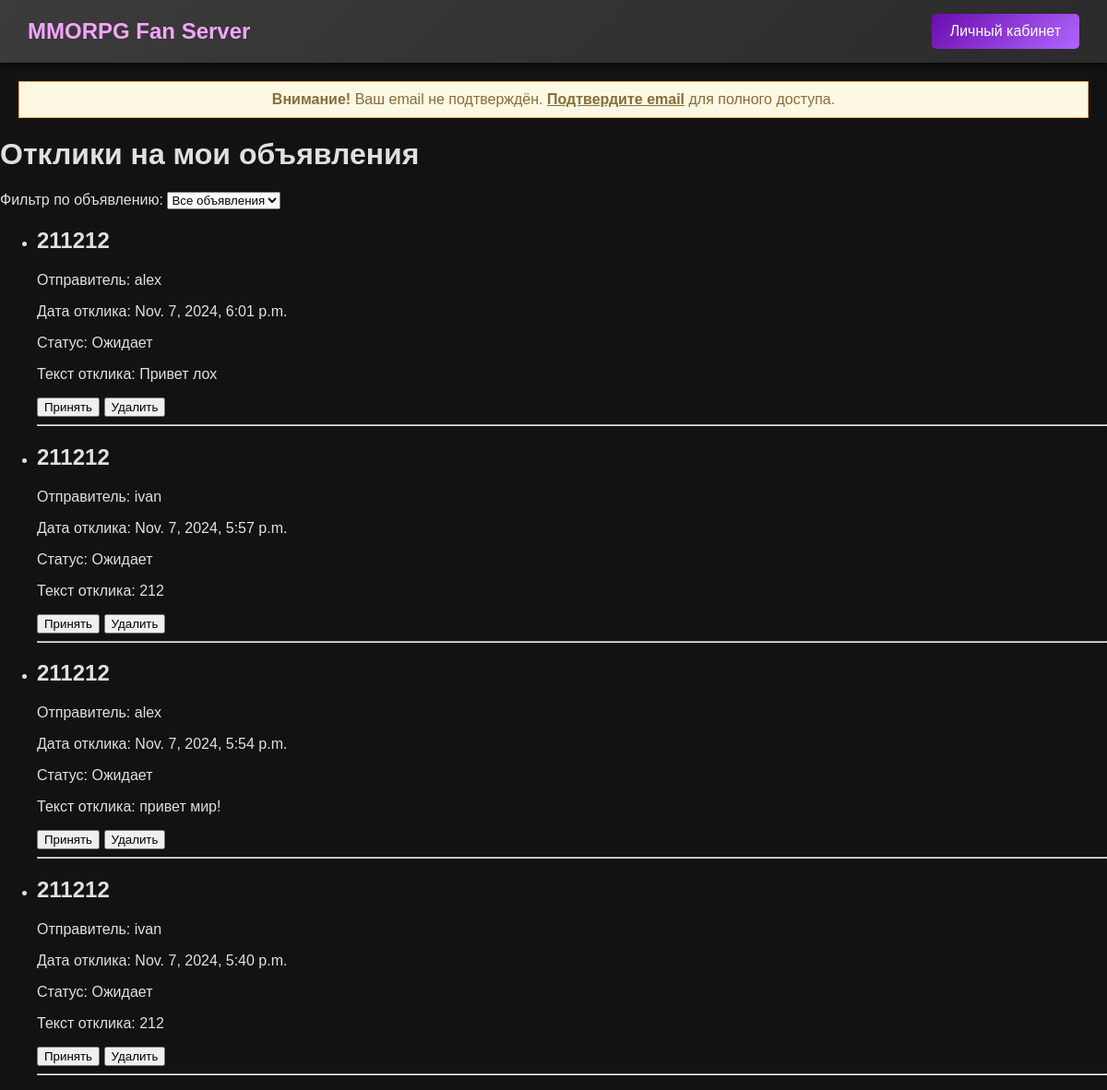
/my-responses/ (signed in), run on an earlier commit of the app's database.
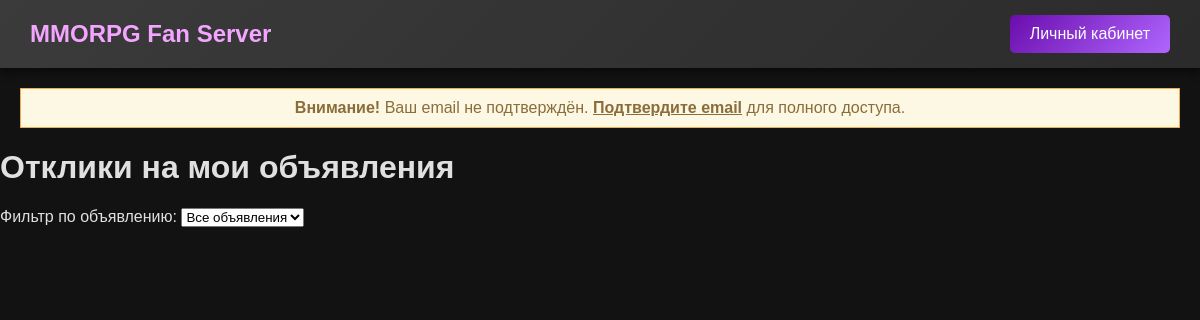
And on a later commit of the database.
### ads/models.py (models this page shows, shortened)
class Response(models.Model): # отклики
    ad = models.ForeignKey(Ad, on_delete=models.CASCADE, related_name='responses')
    sender = models.ForeignKey(CustomUser, on_delete=models.CASCADE)
    content = models.TextField()
    status = models.CharField(max_length=50, choices=[('pending', 'Ожидает'), ('accepted', 'Принят'), ('rejected', 'Отклонён')])
    created_at = models.DateTimeField(auto_now_add=True)
    class Meta:
        ordering = ['-created_at']
        verbose_name = 'Отклик'
        verbose_name_plural = 'Отклики'

class Ad(models.Model): # объявления
    title = models.CharField(max_length=200)
    description = CKEditor5Field('Content', config_name='default')
    category = models.ForeignKey(Category, on_delete=models.CASCADE)
    author = models.ForeignKey(CustomUser, on_delete=models.CASCADE)
    created_at = models.DateTimeField(auto_now_add=True)
    updated_at = models.DateTimeField(auto_now=True)
    status = models.CharField(max_length=50, choices=[('published', 'Опубликовано'), ('draft', 'Черновик')])
    class Meta:
        ordering = ['-created_at']
        verbose_name = 'Объявление'
        verbose_name_plural = 'Объявления'

class CustomUser(AbstractUser): # расширенный пользователь
    info = models.TextField(max_length=255, blank=True, null=True)
    is_email_verified = models.BooleanField(default=False)
    avatar = models.ImageField(upload_to='avatars/', blank=True, null=True)
    is_subscribed = models.BooleanField(default=True)
    class Meta:
        verbose_name = 'Пользователь'
        verbose_name_plural = 'Пользователи'

### ads/views.py (the view, shortened to what this page needs)
# urls.py: path('my-responses/', views.my_ad_responses, name='my_responses'),
@login_required
def my_ad_responses(request):
    user_ads = Ad.objects.filter(author=request.user)
    ad_id = request.GET.get('ad_id')  # Для фильтрации по конкретному объявлению
    if ad_id:
        responses = Response.objects.filter(ad__id=ad_id, ad__author=request.user)
    else:
        responses = Response.objects.filter(ad__in=user_ads)
    if request.method == 'POST' and 'delete_response' in request.POST:
        response_id = request.POST.get('delete_response')
        response_to_delete = get_object_or_404(Response, id=response_id, ad__author=request.user)
        response_to_delete.delete()
        messages.success(request, "Отклик успешно удалён.")
        return redirect('my_responses')
    context = {
        'user_ads': user_ads,
        'responses': responses,
    }
    return render(request, 'ads/my_responses.html', context)

### ads/templates/ads/my_responses.html (shortened to what this page needs)
{% extends 'base.html' %}
{% load static %}
{% block content %}
<div class="container">
    <h1>Отклики на мои объявления</h1>
    <form method="get">
        <label for="ad_id">Фильтр по объявлению:</label>
        <select name="ad_id" id="ad_id" onchange="this.form.submit()">
            <option value="">Все объявления</option>
        </select>
    </form>
    <ul>
        {% for response in responses %}
            <li>
                <h2>{{ response.ad.title }}</h2>
                <p>Отправитель: {{ response.sender.username }}</p>
                <p>Дата отклика: {{ response.created_at }}</p>
                <p>Статус: {{ response.get_status_display }}</p>
                <p>Текст отклика: {{ response.content }}</p>
                {% if response.status == 'pending' %}
                    <form method="post" style="display:inline;">
                        <button type="submit" name="accept_response" value="{{ response.id }}">Принять</button>
                    </form>
                {% endif %}
                <form method="post" style="display:inline;">
                    <button type="submit" name="delete_response" value="{{ response.id }}">Удалить</button>
                </form>
                <hr>
            </li>
        {% endfor %}
    </ul>
</div>
{% endblock content %}

### templates/base.html (shortened to what this page needs)
{% load static %}
<!DOCTYPE html>
<html lang="ru">
<head>
    <link rel="stylesheet" href="{% static 'css/styles.css' %}">
</head>
<body>
    <header class="navbar">
        <div class="logo">
            <a href="{% url 'index' %}">MMORPG Fan Server</a>
        </div>
        <div class="auth-buttons">
            {% if user.is_authenticated %}
                <a href="{% url 'profile' %}" class="btn">Личный кабинет</a>
            {% else %}
                <a href="{% url 'login' %}" class="btn">Вход</a>
                <a href="{% url 'register' %}" class="btn btn-register">Регистрация</a>
            {% endif %}
        </div>
    </header>
    <main>
        {% if user.is_authenticated and not user.is_email_verified %}
        <div class="alert alert-warning" style="text-align: center; margin: 20px; padding: 10px; border: 1px solid #f0ad4e; background-color: #fcf8e3; color: #8a6d3b;">
            <strong>Внимание!</strong> Ваш email не подтверждён.
            <a href="{% url 'email_confirmation' %}" style="color: #8a6d3b; font-weight: bold;">Подтвердите email</a> для полного доступа.
        </div>
        {% endif %}
        {% block content %}{% endblock %}
    </main>
</body>
</html>

### static/css/styles.css (style rules this page uses)
body { background-color: #121212; color: #e0e0e0; font-family: Arial, sans-serif; margin: 0; padding: 0; }
.navbar { display: flex; justify-content: space-between; align-items: center; padding: 15px 30px; background: linear-gradient(135deg, #3b3b3b, #2b2b2b); box-shadow: 0 4px 8px rgba(0, 0, 0, 0.5); }
.navbar .logo a { color: #f3a5ff; font-size: 24px; text-decoration: none; font-weight: bold; }
.btn { display: inline-block; padding: 10px 20px; background: linear-gradient(135deg, #6a0dad, #b066ff); color: white; border: none; border-radius: 5px; cursor: pointer; text-decoration: none; transition: background 0.3s, transform 0.2s; }
.auth-buttons .btn { margin-left: 15px; }

What changed in the data, as far as the page shows it:
removed Response: ad "211212", sender.username "alex", created_at "Nov. 7, 2024, 6:01 p.m.", status "Ожидает", content "Привет лох", {{ response.id }} 4 (drawn)
removed Response: ad "211212", sender.username "ivan", created_at "Nov. 7, 2024, 5:57 p.m.", status "Ожидает", content "212", {{ response.id }} 3 (drawn)
removed Response: ad "211212", sender.username "alex", created_at "Nov. 7, 2024, 5:54 p.m.", status "Ожидает", content "привет мир!", {{ response.id }} 2 (drawn)
removed Response: ad "211212", sender.username "ivan", created_at "Nov. 7, 2024, 5:40 p.m.", status "Ожидает", content "212", {{ response.id }} 1 (drawn)
